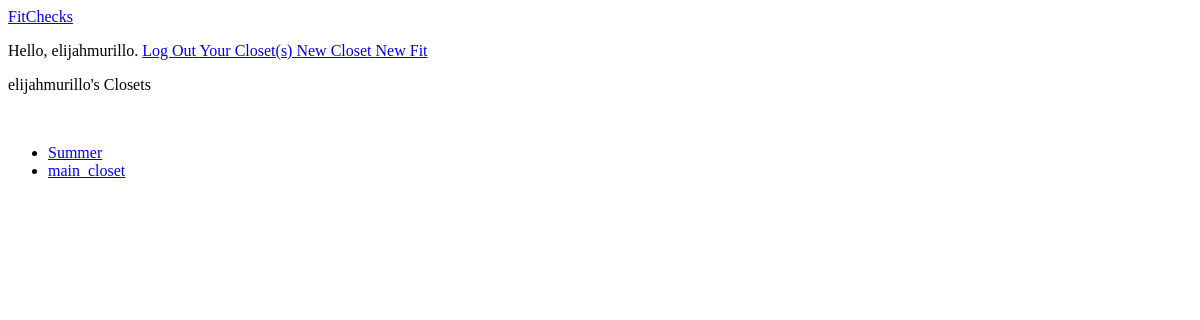
/elijahmurillo (signed in), run on an earlier commit of the app's database.
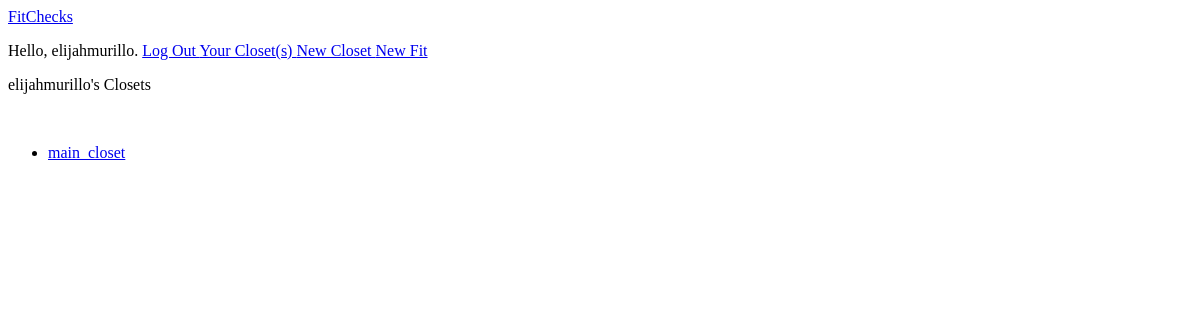
And on a later commit of the database.
### fits/models.py (models this page shows, shortened)
class Closet(models.Model):
    style = models.CharField(max_length=50, default="main_closet")
    owner = models.ForeignKey(User, on_delete=models.CASCADE)
    date_added = models.DateTimeField(auto_now_add=True)

### fits/views.py (the view)
# urls.py: path('<owner>', views.closets, name="closets"),
def closets(request, owner):
    closets = Closet.objects.filter(owner__username=owner).order_by('-date_added')
    context = {'closets': closets,
               'owner': owner}
    return render(request, "fits/closets.html", context)

### templates/fits/closets.html
{% extends 'fits/base.html' %}
{% block content %}
    <p>{{ owner }}'s Closets</p><br>
    <ul>
    {% for closet in closets %}
        <li>
            <a href="{% url 'fits:single_closet' closet.owner closet.style %}">
                {{ closet.style }}
                </a>
        </li>
    {% empty %}
        <li>There are no fits for {{ closet.owner }}'s closet {{ closet }} yet</li>
    {% endfor %}
    </ul>
{% endblock content %}

### templates/fits/base.html (shortened to what this page needs)
<p>
    <a href="{% url 'fits:index' %}">
        FitChecks
    </a>
</p>
<p>
{% if user.is_authenticated %}
    Hello, {{ user.username }}.
    <a href="{% url 'users:logout' %}">
        Log Out
    </a>
    <a
        href="{% url 'fits:closets' user %}">
        Your Closet(s)
    </a>
    <a href="{% url 'fits:new_closet' user %}">
        New Closet
    </a>
    <a href="{% url 'fits:new_fit' user %}">
        New Fit
    </a>
{% endif %}
</p>
{% block content %}{% endblock content %}

What changed in the data, as far as the page shows it:
removed Closet: style "Summer"
